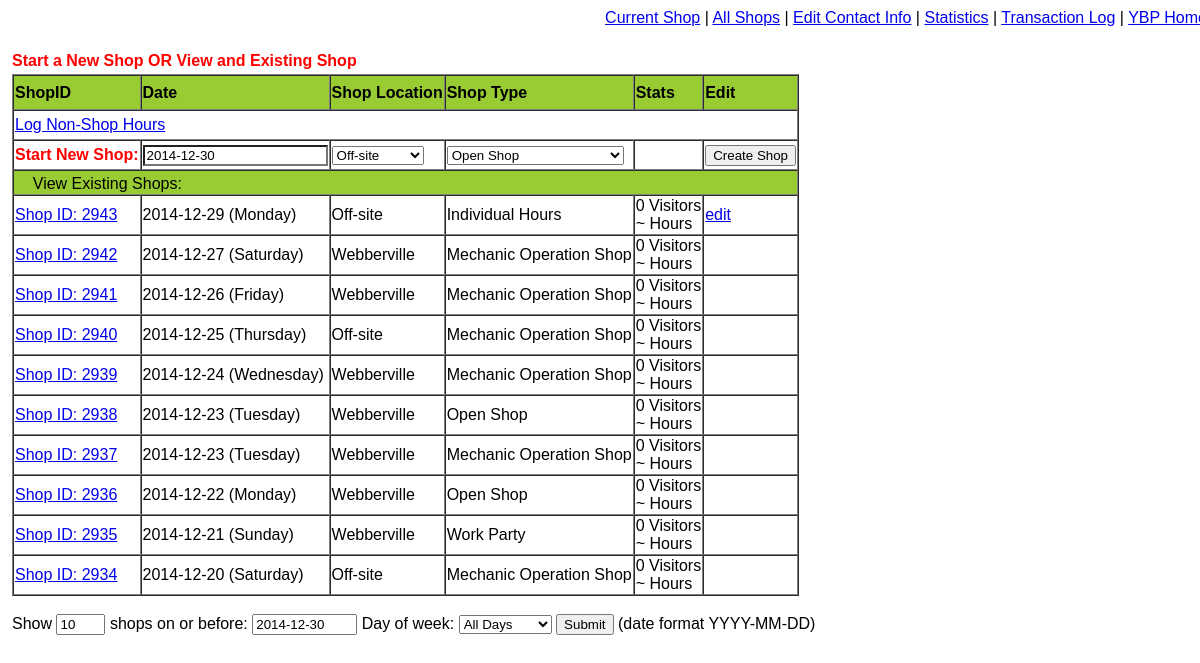
The page /start_shop.php on the database its author committed.
### tables this page shows
CREATE TABLE IF NOT EXISTS `shops` (
  `shop_id` int(10) unsigned NOT NULL AUTO_INCREMENT,
  `date` date DEFAULT NULL,
  `shop_location` varchar(45) NOT NULL DEFAULT '',
  `shop_type` varchar(45) NOT NULL DEFAULT '',
  `ip_address` varchar(45) NOT NULL DEFAULT '0',
  PRIMARY KEY (`shop_id`),
  KEY `shop_type` (`shop_type`),
  KEY `shop_location` (`shop_location`)
);

### start_shop.php (the view, shortened to what this page needs)
<?php
require_once('Connections/YBDB.php');
require_once('Connections/database_functions.php');
$page_shop_log = PAGE_SHOP_LOG;
if($_GET['shop_id']>0){
	$shop_id = $_GET['shop_id'];
} else {
	$shop_id =0;}
switch ($_GET['error']) {
default:
   $error_message = 'Start a New Shop OR View and Existing Shop';
   break;
}
if($_GET['shop_date']>0){
	$shop_date = $_GET['shop_date'];
} else {
	$shop_date =current_date();}
if($_GET['shop_dayname']=='alldays'){
	$shop_dayname = '';
} elseif(isset($_GET['shop_dayname'])) {
	$shop_dayname = "AND DAYNAME(date) = '" . $_GET['shop_dayname'] . "'";
} else {
	$shop_dayname = '';
}
if($_GET['record_count']>0){
	$record_count = $_GET['record_count'];
} else {
	$record_count = 10;}
$ctrl_shoplocation = "ctrl_shoplocation";
$ctrl_shoptype = "ctrl_shoptype";
$editFormAction = $_SERVER['PHP_SELF'] . "?shop_date=$shop_date&shop_id=$shop_id";
$query_Recordset1 = "SELECT shops.shop_id, date, DAYNAME(date) as day ,shop_location, shop_type, ip_address, IF(date = curdate(),1,0) as CanEdit, COUNT(shop_visit_id) AS num_visitors, ROUND(SUM(HOUR(SUBTIME( TIME(time_out), TIME(time_in))) + MINUTE(SUBTIME( TIME(time_out), TIME(time_in)))/60)) AS total_hours FROM shops LEFT JOIN shop_hours ON shops.shop_id = shop_hours.shop_id WHERE date <= '{$shop_date}' {$shop_dayname} GROUP BY shop_id ORDER BY date DESC , shop_id DESC LIMIT  0, $record_count;";
$Recordset1 = mysql_query($query_Recordset1, $YBDB) or die(mysql_error());
?>
	    <table>
        <tr valign="top">
          <td align="left"><span class="yb_heading3red"><?php echo $error_message; ?></span> </td>
        </tr>
        <tr>
          <td><table   border="1" cellpadding="1" cellspacing="0">
                <tr bgcolor="#99CC33">
                  <td><strong>ShopID</strong></td>
                  <td height="35"><strong>Date</strong></td>
                  <td><strong>Shop Location </strong></td>
                  <td><strong>Shop Type </strong></td>
                  <td><strong>Stats</strong></td>
                  <td><strong>Edit</strong></td>
                </tr>
                <tr>
                  <td height="30" colspan="6"><a href="http://www.ybdb.austinyellowbike.org/individual_hours_log.php">Log Non-Shop Hours</a> </td>
                </tr>
                <form action="<?php echo $editFormAction; ?>" method="post" name="form_new" id="form_new">
                  <tr>
                    <td height="30"><span class="yb_heading3red">Start New Shop:</span></td>
                    <td><input name="ctrl_date" type="text" class="yb_standard" value="<?php echo current_date();  ?>" /></td>
                    <td><?php list_shop_locations($ctrl_shoplocation,"Treasure City") ?></td>
                    <td><?php list_shop_types($ctrl_shoptype) ?></td>
                    <td>&nbsp;</td>
                    <td><input name="Update" type="submit" id="Update" value="Create Shop" /></td>
                  </tr>
                </form>
              <tr bgcolor="#99CC33">
                  <td height="25" colspan="6" valign="bottom" bgcolor="#99CC33">&nbsp;&nbsp;&nbsp;&nbsp;View Existing Shops:</td>
              </tr>
                <form action="<?php echo $editFormAction; ?>" method="post" name="FormUpdate_<?php echo $row_Recordset1['shop_id']; ?>" id="FormUpdate_<?php echo $row_Recordset1['shop_id']; ?>">
                  <?php while ($row_Recordset1 = mysql_fetch_assoc($Recordset1)) {
			  if($shop_id == $row_Recordset1['shop_id']) {?>
                  <tr valign="bottom" bgcolor="#CCCC33">
                    <td>Edit Record:<br />
                        <?php echo "<a href=\"{$page_shop_log}?shop_id={$row_Recordset1['shop_id']}\">Shop ID: {$row_Recordset1['shop_id']}</a>";?></td>
                    <td><input name="date" type="text" value="<?php echo $row_Recordset1['date']; ?>" /></td>
                    <td><?php list_shop_locations('shop_location', $row_Recordset1['shop_location']); ?></td>
                    <td><?php list_shop_types('shop_type', $row_Recordset1['shop_type']); ?></td>
                    <td><?php echo $row_Recordset1['num_visitors']; ?> Visitors<br />
                      ~<?php echo $row_Recordset1['total_hours']; ?> Hours</td>
                    <td><input name="Update" type="submit" id="Update" value="Update" /></td>
                  </tr>
                  <input type="hidden" name="MM_insert" value="FormEdit" />
                  <input type="hidden" name="shop_id" value="<?php echo $row_Recordset1['shop_id']; ?>" />
                </form>
              <?php } else {  ?>
                <tr>
                  <td><?php echo "<a href=\"{$page_shop_log}?shop_id={$row_Recordset1['shop_id']}\">Shop ID: {$row_Recordset1['shop_id']}</a>";?></td>
                  <td><?php echo $row_Recordset1['date'] . ' (' . $row_Recordset1['day'] . ')'; ?></td>
                  <td><?php echo $row_Recordset1['shop_location']; ?></td>
                  <td><?php echo $row_Recordset1['shop_type']; ?></td>
                  <td><?php echo $row_Recordset1['num_visitors']; ?> Visitors<br />
                    ~<?php echo $row_Recordset1['total_hours']; ?> Hours</td>
                  <td><?php if($row_Recordset1['CanEdit'] == 1) {echo "<a href=\"{$_SERVER['PHP_SELF']}?shop_date={$shop_date}&shop_id={$row_Recordset1['shop_id']}\">edit</a>";} else {echo "&nbsp;";} ?></td>
                </tr>
                <?php
		  }
		  }  ?>
              </table>
              <form id="form1" name="form1" method="post" action="">
                <br />
                Show
                <input name="record_count" type="text" value="10" size="3" maxlength="3" />
                shops on or before:
                <input name="shop_date" type="text" id="shop_date" value="<?php echo $shop_date; ?>" size="10" maxlength="10" />
                Day of week:
                <select name="dayname">
                  <option value="alldays" selected="selected">All Days</option>
                </select>
                <input type="submit" name="Submit" value="Submit" />
                (date format YYYY-MM-DD)
            </form></td>
        </tr>
      </table>

### Connections/database_functions.php (shortened to what this page needs)
<?php
require_once('Connections/YBDB.php');
function generate_list($querySQL,$list_value,$list_text, $form_name, $default_value)
{
	global $database_YBDB, $YBDB;
	$recordset = mysql_query($querySQL, $YBDB) or die(mysql_error());
	$row_recordset = mysql_fetch_assoc($recordset);
	$default_delimiter = '';
	if($form_name <> "none"){echo "<select name=\"$form_name\">";}
	do {
		if( $default_value == $row_recordset[$list_value]){
			$default_delimiter = 'selected="selected"';
		} else { $default_delimiter = '';}
		echo '<option value="' . $row_recordset[$list_value] . '"' . $default_delimiter .'>' . $row_recordset[$list_text] . '</option>\n';
		} while ($row_recordset = mysql_fetch_assoc($recordset));
	if($form_name <> "none"){echo "</select>";}
}
function list_shop_types($form_name = "none", $default_value = ""){
	$querySQL = "SELECT shop_type_id FROM shop_types ORDER BY list_order;";
	$list_value = "shop_type_id";
	$list_text = "shop_type_id";
	generate_list($querySQL,$list_value,$list_text,$form_name, $default_value);
}
function list_shop_locations($form_name = "none", $default_value = ""){
	$querySQL = "SELECT shop_location_id FROM shop_locations WHERE active = 1 ORDER BY shop_location_id;";
	$list_value = "shop_location_id";
	$list_text = "shop_location_id";
	generate_list($querySQL,$list_value,$list_text,$form_name, $default_value);
}
function local_datetime(){
	$hours_offset = 2;
	$min_offset = 0;
	return time() + ($hours_offset * 60 * 60 + $min_offset * 60);
}
function current_date(){
	return date("Y-m-d",local_datetime());
}
?>

### css_yb_standard.css (style rules this page uses)
.yb_standard { font-family: Arial, Helvetica, sans-serif; color: #000000; background-color: #FFFFFF; }
.yb_heading3red { color: #FF0000; background-color: #FFFFFF; font-weight: bold; }

### rows shown on the page
shops: shop_id "2943", date "2014-12-29", day "Monday", shop_location "Off-site", shop_type "Individual Hours", num_visitors "0"
shops: shop_id "2942", date "2014-12-27", day "Saturday", shop_location "Webberville", shop_type "Mechanic Operation Shop", num_visitors "0"
shops: shop_id "2941", date "2014-12-26", day "Friday", shop_location "Webberville", shop_type "Mechanic Operation Shop", num_visitors "0"
shops: shop_id "2940", date "2014-12-25", day "Thursday", shop_location "Off-site", shop_type "Mechanic Operation Shop", num_visitors "0"
shops: shop_id "2939", date "2014-12-24", day "Wednesday", shop_location "Webberville", shop_type "Mechanic Operation Shop", num_visitors "0"
shops: shop_id "2938", date "2014-12-23", day "Tuesday", shop_location "Webberville", shop_type "Open Shop", num_visitors "0"
shops: shop_id "2937", date "2014-12-23", day "Tuesday", shop_location "Webberville", shop_type "Mechanic Operation Shop", num_visitors "0"
shops: shop_id "2936", date "2014-12-22", day "Monday", shop_location "Webberville", shop_type "Open Shop", num_visitors "0"
shops: shop_id "2935", date "2014-12-21", day "Sunday", shop_location "Webberville", shop_type "Work Party", num_visitors "0"
shops: shop_id "2934", date "2014-12-20", day "Saturday", shop_location "Off-site", shop_type "Mechanic Operation Shop", num_visitors "0"

### other values the page prints
$error_message "Start a New Shop OR View and Existing Shop"
form field ctrl_shoplocation "Off-site"
form field ctrl_shoptype "Open Shop"
